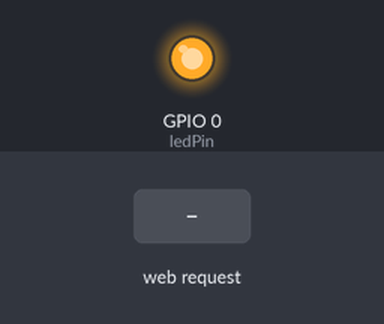
Bench run of a sketch on a simulated ESP8266 (NodeMCU). Shown: output pins drawn as LEDs (lit = HIGH). The test bench sets the inputs (shaded band). WiFi joins after 1.5 s; servers stay silent unless stated; what the sketch prints to the serial monitor is not drawn.

Above: at 2.7 s.
2.8 s: HTTP request GET /led received
At 3.2 s:
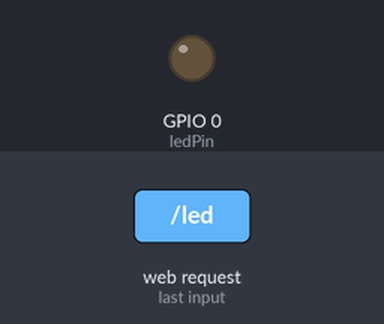
4.3 s: HTTP request GET / received
At 5.6 s:
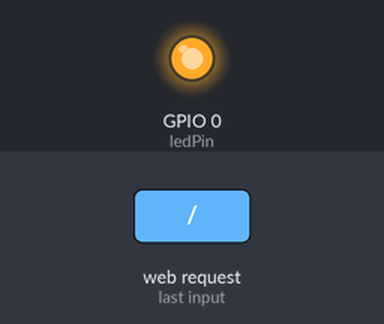
Timing chart, 0 to 7.3 s (numbered marks = the images above; inputs shaded):
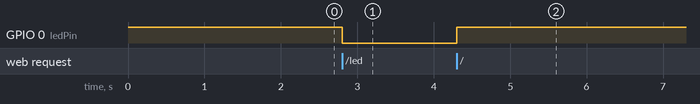

The sketch:

ESP8266_Server.ino
```cpp
#include <ESP8266WiFi.h>
#include <WiFiClient.h>
#include <ESP8266WebServer.h>

const char* ssid = "your-ssid";
const char* password = "your-password";

ESP8266WebServer server(80);

const int ledPin = 0;

void handleRoot() {
  digitalWrite(ledPin, LOW);
  Serial.println("/");
  server.send(200, "text/plain", "hello from esp8266!");
  digitalWrite(ledPin, HIGH);
}

void handleLed(){
   server.send(200, "text/plain", "toggle the led");
   Serial.println("/led");
   digitalWrite(ledPin,!digitalRead(ledPin));
}

void handleNotFound(){
  digitalWrite(ledPin, LOW);
  String message = "File Not Found\n\n";
  message += "URI: ";
  message += server.uri();
  message += "\nMethod: ";
  message += (server.method() == HTTP_GET)?"GET":"POST";
  message += "\nArguments: ";
  message += server.args();
  message += "\n";
  for (uint8_t i=0; i<server.args(); i++){
    message += " " + server.argName(i) + ": " + server.arg(i) + "\n";
  }
  server.send(404, "text/plain", message);
  digitalWrite(ledPin, HIGH);
}

void setup(void){
  pinMode(ledPin, OUTPUT);
  digitalWrite(ledPin, HIGH);
  Serial.begin(115200);
  WiFi.begin(ssid, password);
  Serial.println("");

  // Wait for connection
  while (WiFi.status() != WL_CONNECTED) {
    delay(500);
    Serial.print(".");
  }
  Serial.println("");
  Serial.print("Connected to ");
  Serial.println(ssid);
  Serial.print("IP address: ");
  Serial.println(WiFi.localIP());

  server.on("/", handleRoot);

  server.on("/inline", [](){
    server.send(200, "text/plain", "this works as well");
    Serial.println("/inline");
  });

  server.on("/led",handleLed);

  server.onNotFound(handleNotFound);

  server.begin();
  Serial.println("HTTP server started");
}

void loop(void){
  server.handleClient();
}
```

Measured:
- after the input at 2.8 s, GPIO 0 (ledPin): HIGH → LOW at once
- after the input at 4.3 s, GPIO 0 (ledPin): LOW → HIGH at once
